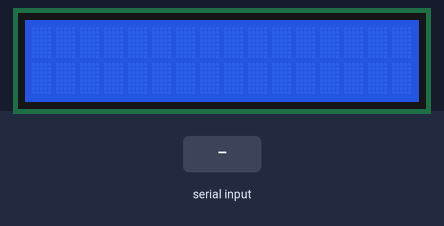
Simulated run of this sketch. Board: Arduino Uno, built with avr-gcc and run on an emulated ATmega328P. Shown: 16×2 character LCD. The inputs (shaded band) are chosen by the test bench.

Above: at 1.2 s.
1.3 s: "1\n" received over Serial
At 2.0 s:
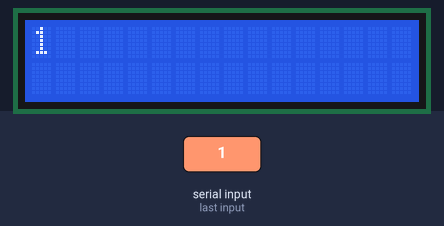
2.8 s: "0\n" received over Serial
At 3.2 s:
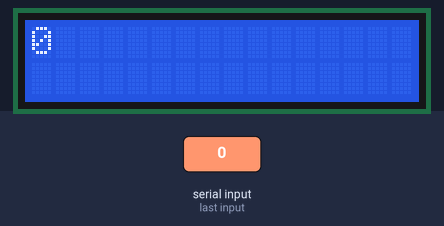
4.3 s: "2\n" received over Serial
At 5.5 s:
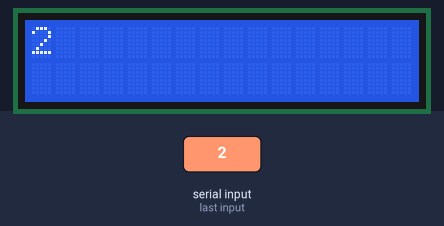
Timing chart, 0 to 7.3 s (numbered marks = the images above; inputs shaded):
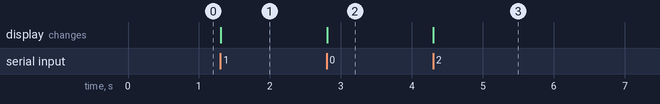

Measured:
- after the input at 1.3 s, the display: changes at once (image 1)
- after the input at 2.8 s, the display: changes at once (image 2)
- after the input at 4.3 s, the display: changes at once (image 3)

The sketch:

sketch_nov12a.ino
```cpp
#include <LiquidCrystal.h>

    // Initialize the LCD with the pins connected to Arduino
    const int rs = 8, en = 9, d4 = 4, d5 = 5, d6 = 6, d7 = 7;
    LiquidCrystal lcd(rs, en, d4, d5, d6, d7);

    void setup() {
      lcd.begin(16, 2); // Initialize the LCD with 16 columns and 2 rows
      Serial.begin(9600); // Initialize serial communication
    }

    void loop() {
      if (Serial.available()) {
        String message = Serial.readStringUntil('\n'); // Read message until newline

        lcd.clear(); // Clear the LCD before printing new content

        // Split the message into two lines if it is longer than 16 characters
        if (message.length() > 16) {
          String line1 = message.substring(0, 16); // First 16 characters for the first line
          String line2 = message.substring(16);    // Remaining characters for the second line

          lcd.setCursor(0, 0); // Set cursor to the beginning of the first line
          lcd.print(line1);   // Print the first line

          lcd.setCursor(0, 1); // Set cursor to the beginning of the second line
          lcd.print(line2);   // Print the second line
        } else {
          lcd.setCursor(0, 0); // Set cursor to the beginning of the first line
          lcd.print(message); // Print the message if it fits within one line
        }
      }
    }
```
